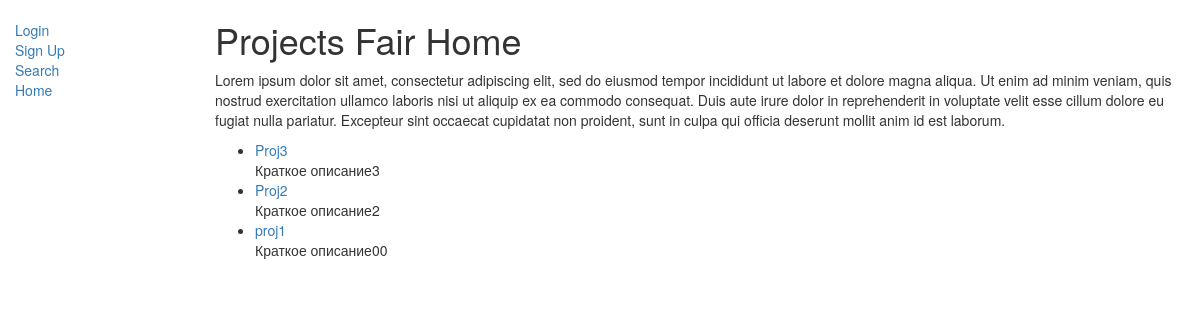
The app's page /, older data.
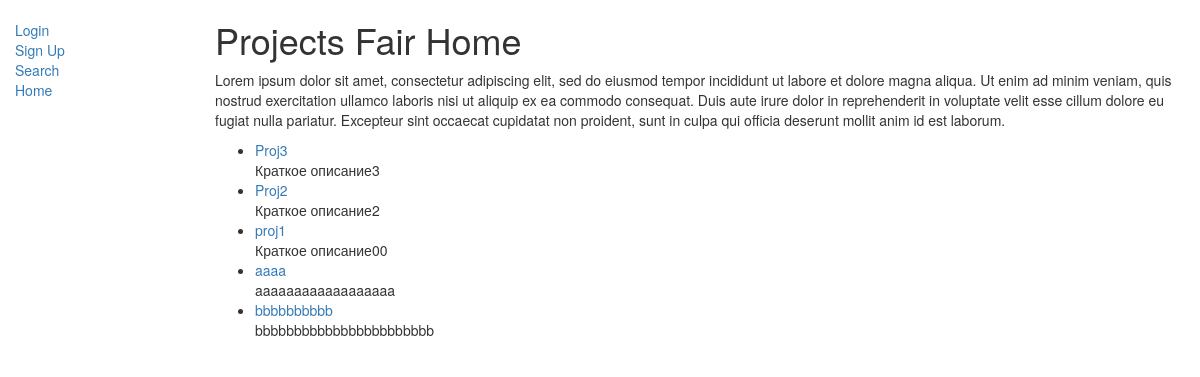
The same page, newer data.
### fairapp/models.py (models this page shows, shortened)
class Project(models.Model):
    project_name = models.TextField(max_length=255)
    pub_date = models.DateTimeField('date published')
    start_date = models.DateTimeField('starting date')
    end_date = models.DateTimeField('ending date')
    head = models.TextField(max_length=255)
    brief_summary = models.TextField(max_length=1000)
    content = models.TextField(max_length=1000)
    app_deadline = models.DateTimeField('application deadline')
    num_places = models.PositiveIntegerField()
    type = models.ForeignKey(Type, null=True, blank=True, on_delete=models.CASCADE)
    skill = models.ManyToManyField(Skill, related_name='skills')
    tag = models.ManyToManyField(Tag, related_name='tags')
    members = models.ManyToManyField(User, related_name='members')

### fairapp/views.py (the view)
# urls.py: path('', views.IndexView.as_view(), name='index'),
class IndexView(generic.ListView):
    template_name = 'fairapp/index.html'
    context_object_name = 'latest_project_list'
    def get_queryset(self):
        return Project.objects.order_by('-pub_date')[:10]

### templates/fairapp/index.html
{% extends "fairapp/base_generic.html" %}
{% block content %}
<h1>Projects Fair Home</h1>
    <p>
    Lorem ipsum dolor sit amet, consectetur adipiscing elit, sed do eiusmod tempor incididunt ut labore et
    dolore magna aliqua. Ut enim ad minim veniam, quis nostrud exercitation ullamco laboris nisi ut aliquip ex
    ea commodo consequat. Duis aute irure dolor in reprehenderit in voluptate velit esse cillum dolore eu
    fugiat nulla pariatur. Excepteur sint occaecat cupidatat non proident, sunt in culpa qui officia deserunt
    mollit anim id est laborum. </p>
{% if latest_project_list %}
    <ul>
        {% for project in latest_project_list %}
            <div class="post">
                <li><a href="{% url 'fairapp:detail' project.id %}">{{ project.project_name }}</a></li>
                {{ project.brief_summary }}
            </div>
        {% endfor %}
    </ul>
{% else %}
    <p>No polls are available.</p>
{% endif %}
{% endblock %}

Row changes from the older to the newer data that the page shows:
added Project: project_name "aaaa", brief_summary "aaaaaaaaaaaaaaaaaa"
added Project: project_name "bbbbbbbbbb", brief_summary "bbbbbbbbbbbbbbbbbbbbbbb"
